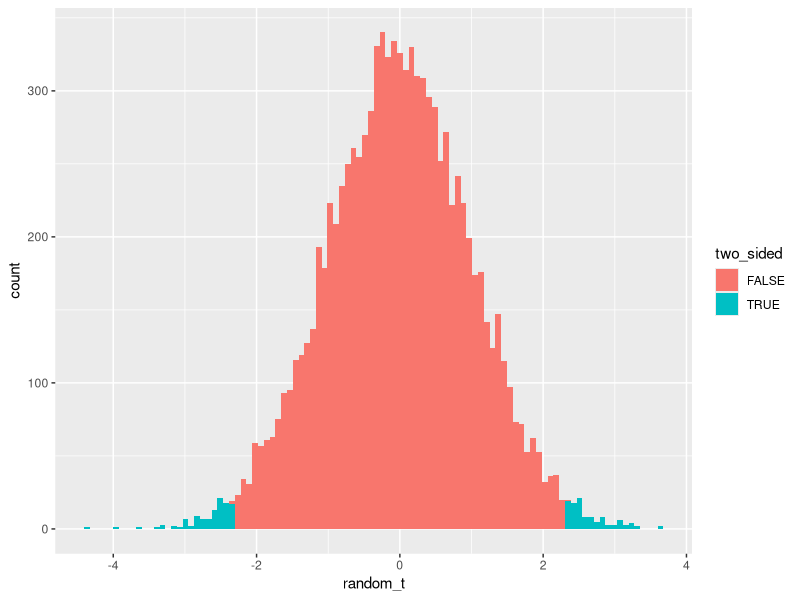
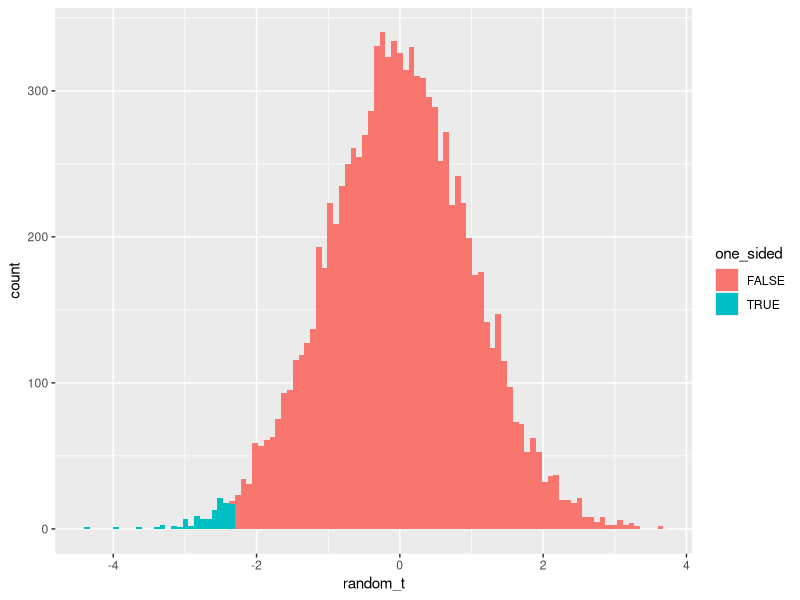

R code for these plots, in order:
## ---- chunk 1
knitr::opts_chunk$set(echo = TRUE)
library(tidyverse)
## ---- chunk 2
null_mean = 6
t.test(x = iris$Sepal.Length, mu = null_mean, alternative = "two.sided")
## ---- chunk 3
random_t <- rt(n = 10000, df = 149)
df <- data.frame(
  random_t,
  one_sided = random_t <= -2.3172,
  two_sided = random_t <= -2.3172 | random_t >= 2.3172
)

ggplot(data = df, aes(x = random_t, fill = two_sided)) +
  geom_histogram(bins = 100)
## ---- chunk 4
null_mean = 6
t.test(x = iris$Sepal.Length, mu = null_mean, alternative = "less")
## ---- chunk 5
ggplot(data = df, aes(x = random_t, fill = one_sided)) +
  geom_histogram(bins = 100)
## ---- chunk 6
CLX_expression_noDrug <- rnorm(n = 30, mean = 2, sd = 1)
CLX_expression_withDrug <- jitter(CLX_expression_noDrug, amount = 0.6)+0.3
## ---- chunk 7
CLX_data <- data.frame(
  DMSO_mock = CLX_expression_noDrug,
  Dose1.0 = CLX_expression_withDrug
)

t.test(CLX_data$DMSO_mock, CLX_data$Dose1.0, paired = T)
## ---- chunk 8
# Paired t-test
t.test(CLX_data$DMSO_mock, CLX_data$Dose1.0, paired = T)

# 1-sample t-test of the differences
t.test(CLX_data$DMSO_mock - CLX_data$Dose1.0, mu = 0)
## ---- chunk 9
iris_filt <- iris %>%
  filter(Species %in% c("setosa", "versicolor"))

# Here we use the formula notation. 
# Read Sepal.Width ~ Species as: "Comparing sepal width by species"
t.test(Sepal.Width ~ Species, data = iris_filt)
## ---- chunk 10
qt(p = 0.05, df = 30) # what is the t-statistic for p=0.05?
pt(q = -2, df = 30) # what is the p-value for t=-2?
